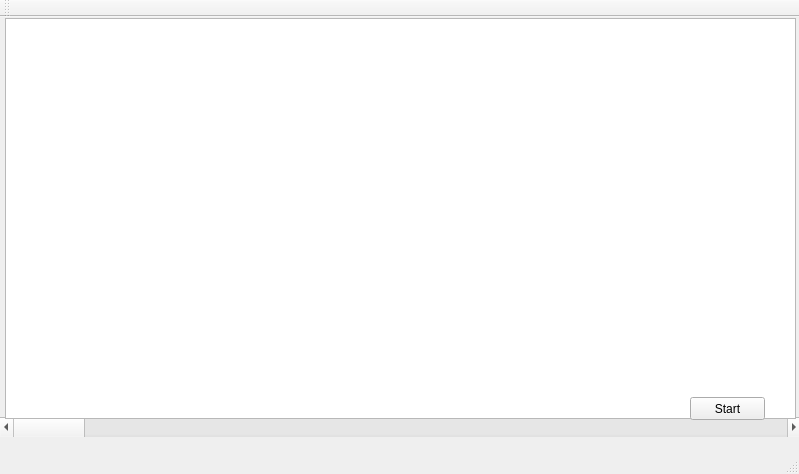
<?xml version="1.0" encoding="UTF-8"?>
<ui version="4.0">
 <class>MainWindow</class>
 <widget class="QMainWindow" name="MainWindow">
  <property name="geometry">
   <rect>
    <x>0</x>
    <y>0</y>
    <width>799</width>
    <height>474</height>
   </rect>
  </property>
  <property name="windowTitle">
   <string>MainWindow</string>
  </property>
  <widget class="QWidget" name="centralWidget">
   <widget class="QScrollBar" name="horizontalScrollBar">
    <property name="geometry">
     <rect>
      <x>0</x>
      <y>400</y>
      <width>801</width>
      <height>20</height>
     </rect>
    </property>
    <property name="orientation">
     <enum>Qt::Horizontal</enum>
    </property>
   </widget>
   <widget class="QGraphicsView" name="graphicsView">
    <property name="geometry">
     <rect>
      <x>5</x>
      <y>1</y>
      <width>791</width>
      <height>401</height>
     </rect>
    </property>
   </widget>
   <widget class="QPushButton" name="pushButton">
    <property name="geometry">
     <rect>
      <x>690</x>
      <y>380</y>
      <width>75</width>
      <height>23</height>
     </rect>
    </property>
    <property name="text">
     <string>Start</string>
    </property>
   </widget>
  </widget>
  <widget class="QMenuBar" name="menuBar">
   <property name="geometry">
    <rect>
     <x>0</x>
     <y>0</y>
     <width>799</width>
     <height>21</height>
    </rect>
   </property>
  </widget>
  <widget class="QToolBar" name="mainToolBar">
   <attribute name="toolBarArea">
    <enum>TopToolBarArea</enum>
   </attribute>
   <attribute name="toolBarBreak">
    <bool>false</bool>
   </attribute>
  </widget>
  <widget class="QStatusBar" name="statusBar"/>
 </widget>
 <layoutdefault spacing="6" margin="11"/>
 <resources/>
 <connections/>
</ui>
